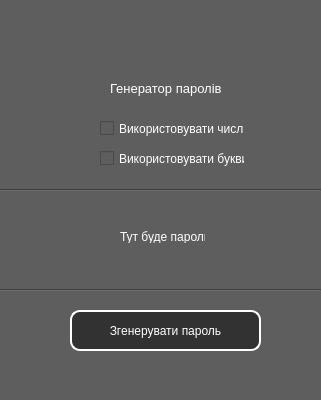
<?xml version="1.0" encoding="UTF-8"?>
<ui version="4.0">
 <class>MainWindow</class>
 <widget class="QMainWindow" name="MainWindow">
  <property name="geometry">
   <rect>
    <x>0</x>
    <y>0</y>
    <width>321</width>
    <height>400</height>
   </rect>
  </property>
  <property name="minimumSize">
   <size>
    <width>321</width>
    <height>400</height>
   </size>
  </property>
  <property name="maximumSize">
   <size>
    <width>320</width>
    <height>400</height>
   </size>
  </property>
  <property name="windowTitle">
   <string>PasswordGenerator</string>
  </property>
  <property name="styleSheet">
   <string notr="true">background-color: rgb(94, 94, 94);
color:rgb(255, 255, 255);</string>
  </property>
  <widget class="QWidget" name="centralwidget">
   <widget class="QPushButton" name="pushButton">
    <property name="geometry">
     <rect>
      <x>70</x>
      <y>310</y>
      <width>191</width>
      <height>41</height>
     </rect>
    </property>
    <property name="styleSheet">
     <string notr="true">background-color: rgb(50, 50, 50);
border: 2px solid;
border-color: rgb(255, 255, 255);
border-radius: 10px;</string>
    </property>
    <property name="text">
     <string>Згенерувати пароль</string>
    </property>
   </widget>
   <widget class="QLabel" name="title">
    <property name="geometry">
     <rect>
      <x>110</x>
      <y>80</y>
      <width>114</width>
      <height>17</height>
     </rect>
    </property>
    <property name="font">
     <font>
      <family>Segoe UI</family>
      <pointsize>10</pointsize>
     </font>
    </property>
    <property name="styleSheet">
     <string notr="true"/>
    </property>
    <property name="text">
     <string>Генератор паролів</string>
    </property>
   </widget>
   <widget class="QLabel" name="password">
    <property name="geometry">
     <rect>
      <x>120</x>
      <y>230</y>
      <width>85</width>
      <height>13</height>
     </rect>
    </property>
    <property name="font">
     <font>
      <weight>50</weight>
      <bold>false</bold>
     </font>
    </property>
    <property name="text">
     <string>Тут буде пароль</string>
    </property>
    <property name="textInteractionFlags">
     <set>Qt::LinksAccessibleByMouse|Qt::TextSelectableByMouse</set>
    </property>
   </widget>
   <widget class="Line" name="line">
    <property name="geometry">
     <rect>
      <x>0</x>
      <y>280</y>
      <width>321</width>
      <height>20</height>
     </rect>
    </property>
    <property name="orientation">
     <enum>Qt::Horizontal</enum>
    </property>
   </widget>
   <widget class="QCheckBox" name="numb_check">
    <property name="geometry">
     <rect>
      <x>100</x>
      <y>120</y>
      <width>144</width>
      <height>17</height>
     </rect>
    </property>
    <property name="text">
     <string>Використовувати числа</string>
    </property>
   </widget>
   <widget class="QCheckBox" name="world_check">
    <property name="geometry">
     <rect>
      <x>100</x>
      <y>150</y>
      <width>145</width>
      <height>17</height>
     </rect>
    </property>
    <property name="text">
     <string>Використовувати букви</string>
    </property>
   </widget>
   <widget class="Line" name="line_2">
    <property name="geometry">
     <rect>
      <x>0</x>
      <y>180</y>
      <width>321</width>
      <height>20</height>
     </rect>
    </property>
    <property name="orientation">
     <enum>Qt::Horizontal</enum>
    </property>
   </widget>
   <widget class="QWidget" name="verticalLayoutWidget">
    <property name="geometry">
     <rect>
      <x>40</x>
      <y>540</y>
      <width>160</width>
      <height>80</height>
     </rect>
    </property>
    <layout class="QVBoxLayout" name="verticalLayout"/>
   </widget>
  </widget>
  <widget class="QMenuBar" name="menubar">
   <property name="geometry">
    <rect>
     <x>0</x>
     <y>0</y>
     <width>321</width>
     <height>21</height>
    </rect>
   </property>
  </widget>
  <widget class="QStatusBar" name="statusbar"/>
 </widget>
 <resources/>
 <connections/>
</ui>
